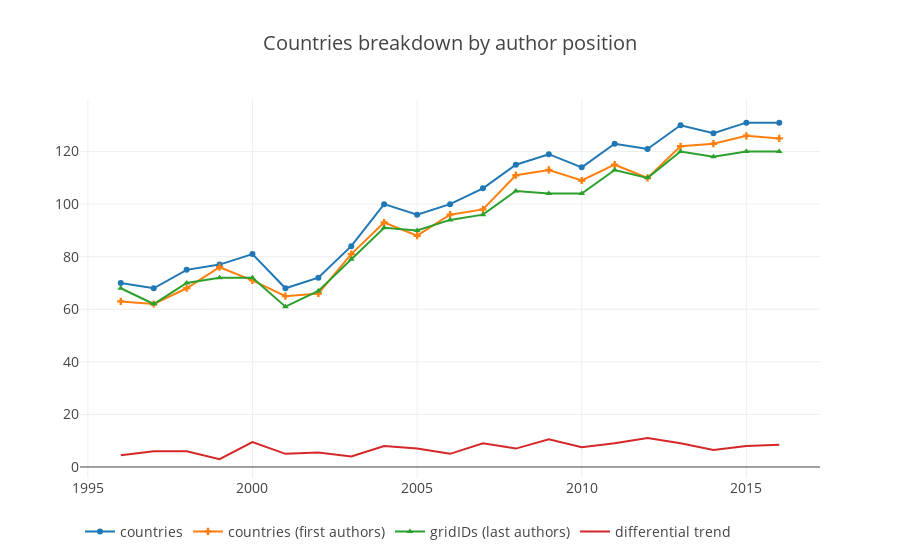

Source (notebook cell):
### Code cell
macro_countries = macro.groupby(['year'])['org_country'].nunique()
macro_countries_first = macro_first.groupby(['year'])['org_country'].nunique()
macro_countries_last = macro_last.groupby(['year'])['org_country'].nunique()
macro_countries_diff = macro_countries - pd.concat([macro_countries_first, macro_countries_last], axis=1).mean(axis=1)

trace1 = go.Scatter(x=macro_countries.index,
                    y=macro_countries.values,
                    name='countries',
                    marker=dict(symbol='circle'),
                    mode='lines+markers')
                    
trace2 = go.Scatter(x=macro_countries_first.index,
                    y=macro_countries_first.values,
                    name='countries (first authors)',
                    marker=dict(symbol='cross'),
                    mode='lines+markers')

trace3 = go.Scatter(x=macro_countries_last.index,
                    y=macro_countries_last.values,
                    name='gridIDs (last authors)',
                    marker=dict(symbol='triangle-up'),
                    mode='lines+markers')

trace4 = go.Scatter(x=macro_countries_diff.index,
                    y=macro_countries_diff.values,
                    name='differential trend')

layout = go.Layout(title='Countries breakdown by author position',
                   legend=dict(orientation='h'),
                   font=dict(size=14))

fig = go.Figure(data=[trace1, trace2, trace3, trace4], layout=layout)
plotly.offline.iplot(fig)

### Figure 1 — Plotly figure (JSON) as saved in the notebook; plotly's stock layout.template omitted (floating-point values rounded to 4 significant figures)
{"data": [{"marker": {"symbol": "circle"}, "mode": "lines+markers", "name": "countries", "type": "scatter", "uid": "a5e82061-2dc6-4655-9d2b-2022b1e5208a", "x": ["1996-01-01", "1997-01-01", "1998-01-01", "1999-01-01", "2000-01-01", "2001-01-01", "2002-01-01", "2003-01-01", "2004-01-01", "2005-01-01", "2006-01-01", "2007-01-01", "2008-01-01", "2009-01-01", "2010-01-01", "2011-01-01", "2012-01-01", "2013-01-01", "2014-01-01", "2015-01-01", "2016-01-01"], "y": [70, 68, 75, 77, 81, 68, 72, 84, 100, 96, 100, 106, 115, 119, 114, 123, 121, 130, 127, 131, 131]}, {"marker": {"symbol": "cross"}, "mode": "lines+markers", "name": "countries (first authors)", "type": "scatter", "uid": "876e2708-86ec-4ac4-b1e1-ec6017e952be", "x": ["1996-01-01", "1997-01-01", "1998-01-01", "1999-01-01", "2000-01-01", "2001-01-01", "2002-01-01", "2003-01-01", "2004-01-01", "2005-01-01", "2006-01-01", "2007-01-01", "2008-01-01", "2009-01-01", "2010-01-01", "2011-01-01", "2012-01-01", "2013-01-01", "2014-01-01", "2015-01-01", "2016-01-01"], "y": [63, 62, 68, 76, 71, 65, 66, 81, 93, 88, 96, 98, 111, 113, 109, 115, 110, 122, 123, 126, 125]}, {"marker": {"symbol": "triangle-up"}, "mode": "lines+markers", "name": "gridIDs (last authors)", "type": "scatter", "uid": "1b378d90-76a1-4eb1-b656-663f1af66521", "x": ["1996-01-01", "1997-01-01", "1998-01-01", "1999-01-01", "2000-01-01", "2001-01-01", "2002-01-01", "2003-01-01", "2004-01-01", "2005-01-01", "2006-01-01", "2007-01-01", "2008-01-01", "2009-01-01", "2010-01-01", "2011-01-01", "2012-01-01", "2013-01-01", "2014-01-01", "2015-01-01", "2016-01-01"], "y": [68, 62, 70, 72, 72, 61, 67, 79, 91, 90, 94, 96, 105, 104, 104, 113, 110, 120, 118, 120, 120]}, {"name": "differential trend", "type": "scatter", "uid": "04ee8e59-1180-43ea-934e-c353f62627de", "x": ["1996-01-01", "1997-01-01", "1998-01-01", "1999-01-01", "2000-01-01", "2001-01-01", "2002-01-01", "2003-01-01", "2004-01-01", "2005-01-01", "2006-01-01", "2007-01-01", "2008-01-01", "2009-01-01", "2010-01-01", "2011-01-01", "2012-01-01", "2013-01-01", "2014-01-01", "2015-01-01", "2016-01-01"], "y": [4.5, 6, 6, 3, 9.5, 5, 5.5, 4, 8, 7, 5, 9, 7, 10.5, 7.5, 9, 11, 9, 6.5, 8, 8.5]}], "layout": {"font": {"size": 14}, "legend": {"orientation": "h"}, "title": "Countries breakdown by author position"}}
